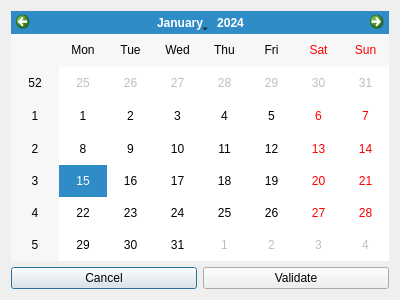
<?xml version="1.0" encoding="UTF-8"?>
<ui version="4.0">
 <class>CalendarWidget</class>
 <widget class="QDialog" name="CalendarWidget">
  <property name="windowModality">
   <enum>Qt::WindowModal</enum>
  </property>
  <property name="geometry">
   <rect>
    <x>0</x>
    <y>0</y>
    <width>400</width>
    <height>300</height>
   </rect>
  </property>
  <property name="windowTitle">
   <string>Calendar</string>
  </property>
  <property name="sizeGripEnabled">
   <bool>false</bool>
  </property>
  <property name="modal">
   <bool>true</bool>
  </property>
  <layout class="QGridLayout" name="gridLayout">
   <item row="0" column="0" colspan="2">
    <widget class="QCalendarWidget" name="DateCalendar"/>
   </item>
   <item row="1" column="0">
    <widget class="QPushButton" name="CancelBtn">
     <property name="text">
      <string>Cancel</string>
     </property>
    </widget>
   </item>
   <item row="1" column="1">
    <widget class="QPushButton" name="ValidateBtn">
     <property name="text">
      <string>Validate</string>
     </property>
    </widget>
   </item>
  </layout>
 </widget>
 <tabstops>
  <tabstop>DateCalendar</tabstop>
  <tabstop>CancelBtn</tabstop>
  <tabstop>ValidateBtn</tabstop>
 </tabstops>
 <resources/>
 <connections/>
</ui>
